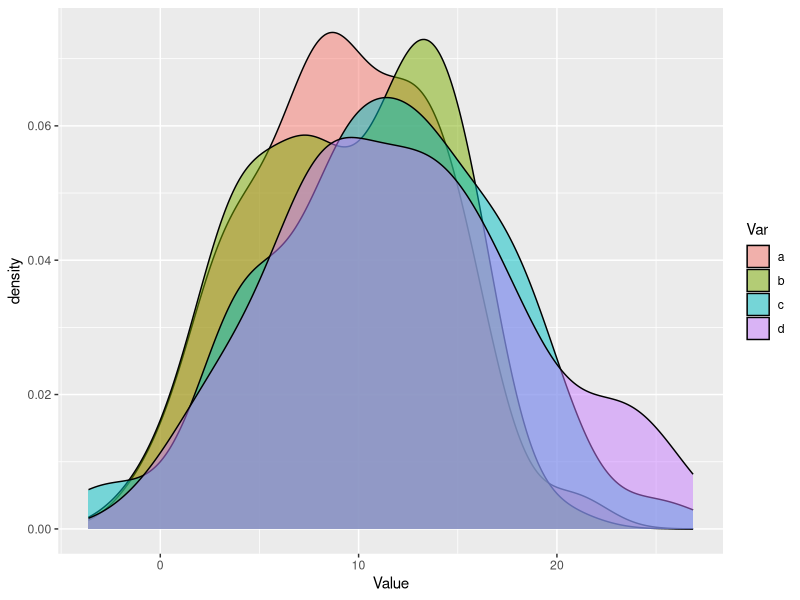

The R source for this figure:
# ANOVA vs Multiple Comparisons -------------------------------------------
# https://www.r-bloggers.com/2020/10/anova-vs-multiple-comparisons/
library(multcomp)
library(tidyverse)
# Create the four groups
set.seed(10) 
df1 <- data.frame(Var="a", Value=rnorm(100,10,5))
df2 <- data.frame(Var="b", Value=rnorm(100,10,5))
df3 <- data.frame(Var="c", Value=rnorm(100,11,6))
df4 <- data.frame(Var="d", Value=rnorm(100,11,6))

# merge them in one data frame
df<-rbind(df1,df2,df3,df4)
# convert Var to a factor
df$Var<-as.factor(df$Var)
df%>%ggplot(aes(x=Value, fill=Var))+geom_density(alpha=0.5)

# ANOVA
model1<-lm(Value~Var, data=df)
anova(model1)

# Tukey multiple comparisons
summary(glht(model1, mcp(Var="Tukey")))

# t-test for var a vs var c
t.test(df%>%filter(Var=="a")%>%pull(), df%>%filter(Var=="c")%>%pull())

# t-test for b vs c
t.test(df%>%filter(Var=="b")%>%pull(), df%>%filter(Var=="c")%>%pull())
